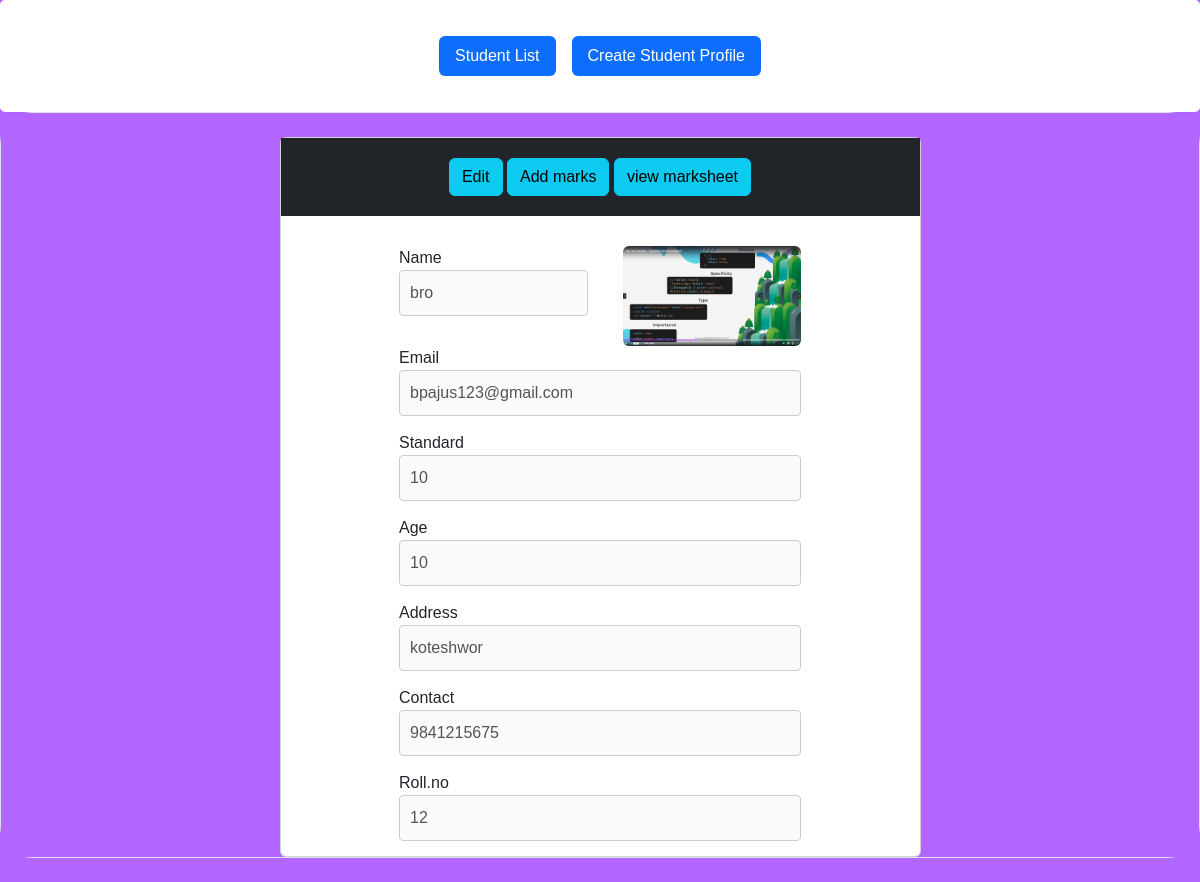
Page /detail/33/ on the committed database.
### grading_tool/models.py (models this page shows, shortened)
class Student_profile(models.Model):
    student_name = models.CharField(max_length=250)
    student_age = models.IntegerField()
    student_rollno = models.IntegerField()
    student_address = models.CharField(max_length=250)
    student_contact = models.IntegerField()
    student_email = models.CharField(blank=True, null=True, max_length=250)
    student_standard = models.IntegerField()
    student_photo = models.ImageField(upload_to='student_photos/', null=True, blank=True)

### grading_tool/views.py (the view)
# urls.py: path('detail/<int:pk>/', StudentDetailView.as_view(),name='detail'),
class StudentDetailView(DetailView):
    model = Student_profile
    template_name = 'student_Detail.html'
    context_object_name = 'detail'

### grading_tool/templates/student_detail.html (shortened to what this page needs)
{% extends 'base.html' %}
{% block content %}
{% load static %}
<link rel="stylesheet" type="text/css" href="{% static 'student_profile.css' %}">
<section class="pb-4">
 <div class="border rounded-5">
   <div class="mask d-flex align-items-center h-100 gradient-custom-3">
     <div class="container h-100">
       <div class="row d-flex justify-content-center align-items-center h-100">
         <div class="col-12 col-md-9 col-lg-7 col-xl-7">
           <div class="card mt-4 ">
                   <form >
                          <div class="heading text-center bg-dark text-white">
                             <a href="{% url 'update' detail.id %}" class="btn btn-info">Edit</a>
                             <a href="{% url 'marks' %}" class="btn btn-info">Add marks</a>
                             <a href="{% url 'marksheet' %}?student_id={{detail.id}}" class="btn btn-info">view marksheet</a>
                          </div>
                          <div class="container col-md-7 col-lg-8">
                           <div class="row">
                              <div class="col-sm-6">
                                <label for="student_name">Name</label>
                                <input type="text" id="student_name" name="student_name" value="{{detail.student_name}}" disabled>
                              </div>
                              <div class="col-sm-6">
                                <img src="{{detail.student_photo.url}}" class="rounded float-end" height ="100px" alt= "student_photo">
                              </div>
                              <div class="col-sm-12">
                                <label for="student_name">Email</label>
                                <input type="text" id="student_name" name="student_name" value="{{detail.student_email}}" disabled>
                              </div>
                              <div class="col-sm-12">
                                <label for="student_standard">Standard</label>
                                <input type="text" id="student_standard" name="student_standard" value="{{detail.student_standard}}" disabled>
                              </div>
                              <div class="col-sm-12">
                                <label for="student_age">Age</label>
                                <input type="text" id="student_age" name="student_age" value="{{detail.student_age}}" disabled>
                              </div>
                              <div class="col-sm-12">
                                <label for="student_address">Address</label>
                                <input type="text" id="student_address" name="student_address" value="{{detail.student_address}}" disabled>
                              </div>
                              <div class="col-sm-12">
                                <label for="student_contact">Contact</label>
                                <input type="text" id="student_contact" name="student_contact" value="{{detail.student_contact}}" disabled>
                              </div>
                              <div class="col-sm-12">
                                  <label for="student_contact">Roll.no</label>
                                  <input type="text" id="student_contact" name="student_contact" value="{{detail.student_rollno}}" disabled>
                              </div>
                          </div>
                        </div>
                   </form>
               </div>
           </div>
         </div>
       </div>
    </div>
  </div>
</section>
{% endblock %}

### grading_tool/static/student_profile.css (style rules this page uses)
body { font-family: Arial, sans-serif; background-color: #b266ff; }
.heading { background-color: #333; color: white; padding: 20px 0; margin-bottom: 30px; }
input[type="text"], input[type="number"] { width: 100%; padding: 10px; margin-bottom: 15px; border: 1px solid #ccc; border-radius: 4px; box-sizing: border-box; }
.gradient-custom-3 { background:#b266ff }

### rows in the picture
Student_profile: student_name "bro", student_photo (picture), student_name "bpajus123@gmail.com", student_standard "10", student_age "10", student_address "koteshwor", student_contact "9841215675", student_contact "12"
